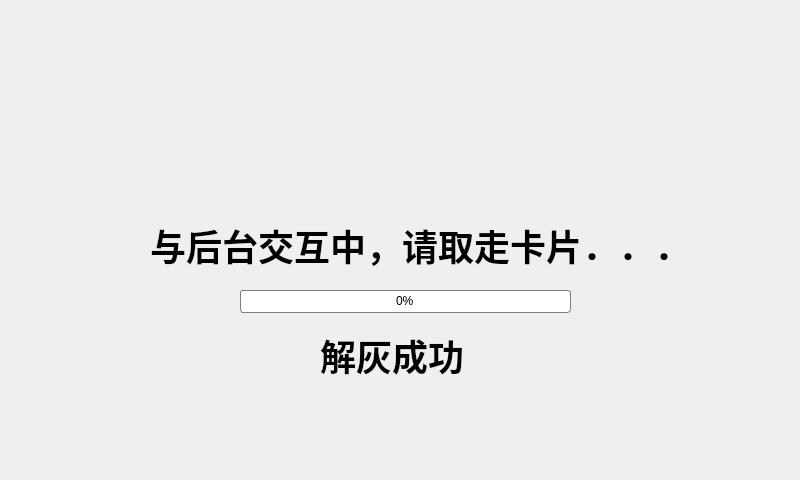
<?xml version="1.0" encoding="UTF-8"?>
<ui version="4.0">
 <class>Card_unlock</class>
 <widget class="QWidget" name="Card_unlock">
  <property name="geometry">
   <rect>
    <x>0</x>
    <y>0</y>
    <width>800</width>
    <height>480</height>
   </rect>
  </property>
  <property name="windowTitle">
   <string>Form</string>
  </property>
  <widget class="QPushButton" name="back_but">
   <property name="geometry">
    <rect>
     <x>0</x>
     <y>0</y>
     <width>191</width>
     <height>63</height>
    </rect>
   </property>
   <property name="styleSheet">
    <string notr="true">background: transparent;</string>
   </property>
   <property name="text">
    <string/>
   </property>
   <property name="flat">
    <bool>true</bool>
   </property>
  </widget>
  <widget class="QProgressBar" name="progressBar">
   <property name="geometry">
    <rect>
     <x>240</x>
     <y>290</y>
     <width>331</width>
     <height>23</height>
    </rect>
   </property>
   <property name="autoFillBackground">
    <bool>false</bool>
   </property>
   <property name="styleSheet">
    <string notr="true">QProgressBar:horizontal {
border: 1px solid gray;
border-radius: 3px;
background: white;
padding: 1px;
}
QProgressBar::chunk {
   background-color: #6893b3;
   width: 20px;
}

QProgressBar {
   border: 2px solid grey;
   border-radius: 5px;
   text-align: center;
}</string>
   </property>
   <property name="value">
    <number>0</number>
   </property>
  </widget>
  <widget class="QLabel" name="label">
   <property name="geometry">
    <rect>
     <x>0</x>
     <y>0</y>
     <width>800</width>
     <height>480</height>
    </rect>
   </property>
   <property name="styleSheet">
    <string notr="true">background:url(:/img/images/Main.png)</string>
   </property>
   <property name="text">
    <string/>
   </property>
  </widget>
  <widget class="QLabel" name="logo">
   <property name="geometry">
    <rect>
     <x>590</x>
     <y>0</y>
     <width>191</width>
     <height>71</height>
    </rect>
   </property>
   <property name="autoFillBackground">
    <bool>false</bool>
   </property>
   <property name="styleSheet">
    <string notr="true">background-image: url(:/img/images/serial_logo.png)</string>
   </property>
   <property name="text">
    <string/>
   </property>
  </widget>
  <widget class="QLabel" name="label_3">
   <property name="geometry">
    <rect>
     <x>150</x>
     <y>220</y>
     <width>541</width>
     <height>51</height>
    </rect>
   </property>
   <property name="font">
    <font>
     <pointsize>27</pointsize>
     <weight>75</weight>
     <bold>true</bold>
    </font>
   </property>
   <property name="text">
    <string>与后台交互中，请取走卡片．．．</string>
   </property>
  </widget>
  <widget class="QLabel" name="label_success">
   <property name="geometry">
    <rect>
     <x>320</x>
     <y>330</y>
     <width>151</width>
     <height>51</height>
    </rect>
   </property>
   <property name="font">
    <font>
     <pointsize>27</pointsize>
     <weight>75</weight>
     <bold>true</bold>
    </font>
   </property>
   <property name="text">
    <string>解灰成功</string>
   </property>
  </widget>
  <zorder>label</zorder>
  <zorder>back_but</zorder>
  <zorder>progressBar</zorder>
  <zorder>logo</zorder>
  <zorder>label_3</zorder>
  <zorder>label_success</zorder>
 </widget>
 <resources/>
 <connections/>
</ui>
